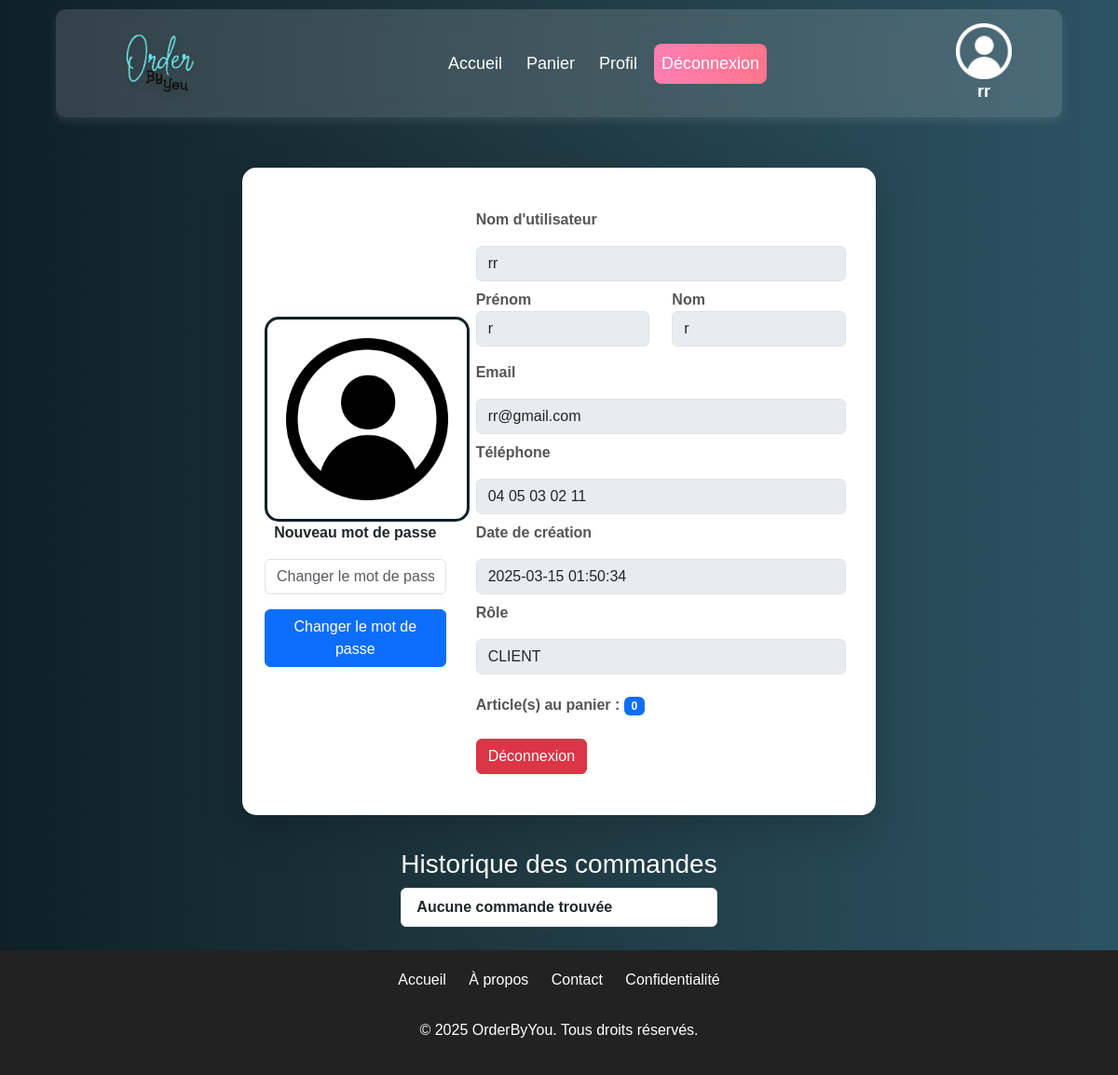
/index.php?pages=profil (signed in), run on an earlier commit of the app's database.
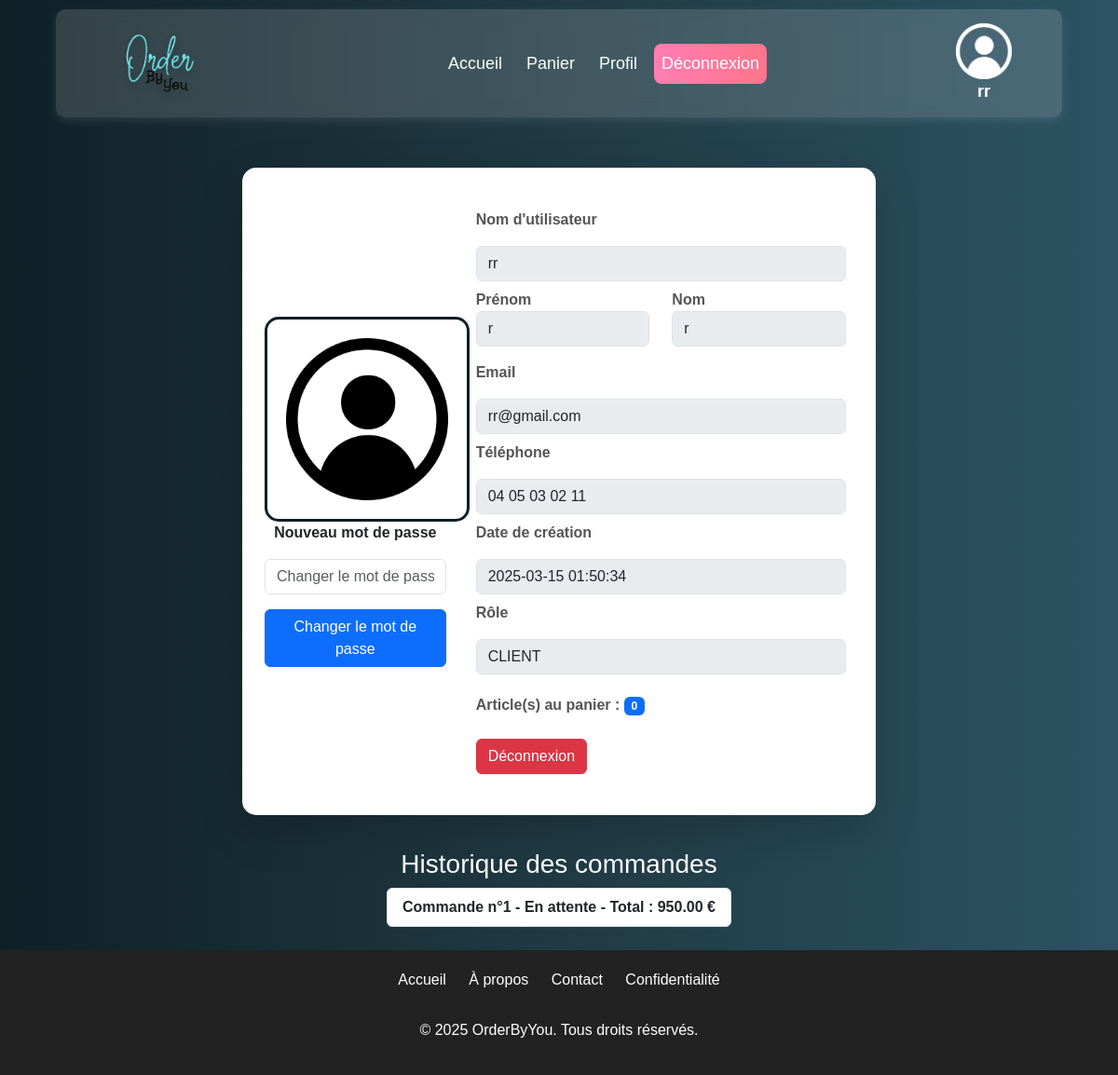
And on a later commit of the database.
### tables this page shows
CREATE TABLE IF NOT EXISTS `orders` (
  `id` int NOT NULL AUTO_INCREMENT,
  `user_id` int NOT NULL,
  `total_price` decimal(10,2) NOT NULL,
  `status` varchar(50) DEFAULT 'En attente',
  `created_at` timestamp NULL DEFAULT CURRENT_TIMESTAMP,
  PRIMARY KEY (`id`),
  KEY `fk_orders_user` (`user_id`)
);

### index.php (called while the page is built, shortened)
<?php
include './templates/header.php';
$allowedPages = ['home', 'products', 'cart', 'login', 'register', 'profil', 'logout', 'dashboard', 'order'];
$page = isset($_GET['pages']) ? $_GET['pages'] : 'home';
if (in_array($page, $allowedPages)) {
    $pagePath = './pages/' . $page . '.php';
} else {
    $pagePath = './pages/404.php';
}
include $pagePath;
include './templates/footer.php';
?>

### pages/profil.php (the view, shortened to what this page needs)
<div style="height: 80px;"></div>
<div class="profile-wrapper">
    <div class="container-profile">
        <div class="info card p-4 shadow-lg">
            <div class="row align-items-center">
                <div class="col-md-4 text-center profil-img-container">
                    <img src="./assets/img/profil1.png" alt="Image de profil" class="profil-img">
                    <form method="POST" action="">
                        <p><strong>Nouveau mot de passe</strong></p>
                        <input type="password" class="form-control mt-3" name="new_password" placeholder="Changer le mot de passe" required>
                        <button type="submit" class="btn btn-primary mt-3">Changer le mot de passe</button>
                    </form>
                </div>
                <div class="col-md-8 profil-details">
                    <p><strong>Nom d'utilisateur</strong>
                    <input type="text" class="form-control mt-3" id="profil-name" value="<?= htmlspecialchars($_SESSION['username']) ?>" disabled></p>
                    <div class="row mb-2">
                        <div class="col">
                        <p><strong>Prénom</strong>
                            <input class="form-control" type="text" name="first_name" id="first_name" value="<?= htmlspecialchars($_SESSION['user_firstname'] ?? '') ?>" disabled></p>
                        </div>
                        <div class="col">
                        <p><strong>Nom</strong>
                            <input class="form-control" type="text" name="last_name" id="last_name" value="<?= htmlspecialchars($_SESSION['user_lastname'] ?? '') ?>" disabled></p>
                        </div>
                    </div>
                    <p><strong>Email</strong>
                    <input type="email" class="form-control mt-3" id="profil-email" value="<?= htmlspecialchars($_SESSION['user_email']) ?>" disabled></p>
                    <p><strong>Téléphone</strong>
                    <input type="tel" class="form-control mt-3" id="profil-phone" value="<?= htmlspecialchars($_SESSION['user_phone']) ?>" disabled></p>
                    <p><strong>Date de création</strong>
                    <input type="text" class="form-control mt-3" id="profil-creation" value="<?= htmlspecialchars($_SESSION['user_creation']) ?>" disabled></p>
                    <p><strong>Rôle</strong>
                    <input type="text" class="form-control mt-3" id="profil-role" value="<?= htmlspecialchars($_SESSION['user_role']) ?>" disabled></p>
                    <p><strong>Article(s) au panier :</strong>
                        <span class="badge bg-primary mt-3">
                            <?= isset($_SESSION['cart']) ? array_sum($_SESSION['cart']) : 0 ?>
                        </span>
                    </p>
                    <a href="index.php?pages=logout" class="btn btn-danger mt-3">Déconnexion</a>
                </div>
            </div>
        </div>
    </div>
    <div class="display-orders">
        <?php
        $req = $dbb->prepare("SELECT * FROM orders WHERE user_id = :user_id");
        $req->bindParam(':user_id', $_SESSION['user_id'], PDO::PARAM_INT);
        $req->execute();
        $orders = $req->fetchAll(PDO::FETCH_ASSOC);
        ?>
        <h3 class="text-center mt-3">Historique des commandes</h3>
        <ul class="list-group">
            <?php
            if (!empty($orders)) {
                foreach ($orders as $index => $order) {
                    echo '<li class="list-group-item">Commande n°' . ($index + 1) . ' - ' . htmlspecialchars($order['status']) . ' - Total : ' . htmlspecialchars($order['total_price']) . ' €</li>';
                }
            } else {
                echo '<li class="list-group-item">Aucune commande trouvée</li>';
            }
            ?>
        </ul>
    </div>
</div>

What changed in the data, as far as the page shows it:
added orders: status "En attente", total_price "950.00"
Also different on the page:
text no longer shown: "Aucune commande trouvée"
